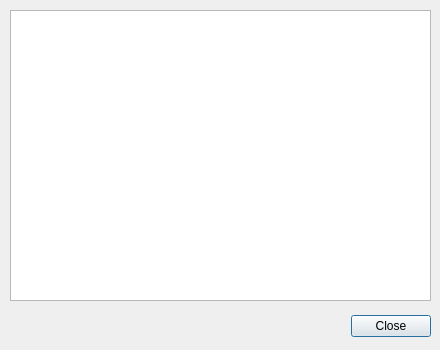
<?xml version="1.0" encoding="UTF-8"?>
<ui version="4.0">
 <class>AddressDialog</class>
 <widget class="QDialog" name="AddressDialog">
  <property name="geometry">
   <rect>
    <x>0</x>
    <y>0</y>
    <width>440</width>
    <height>350</height>
   </rect>
  </property>
  <property name="windowTitle">
   <string>Adressen</string>
  </property>
  <widget class="QDialogButtonBox" name="buttonBox">
   <property name="geometry">
    <rect>
     <x>340</x>
     <y>310</y>
     <width>91</width>
     <height>32</height>
    </rect>
   </property>
   <property name="orientation">
    <enum>Qt::Horizontal</enum>
   </property>
   <property name="standardButtons">
    <set>QDialogButtonBox::Close</set>
   </property>
  </widget>
  <widget class="QListWidget" name="listWidget">
   <property name="geometry">
    <rect>
     <x>10</x>
     <y>10</y>
     <width>421</width>
     <height>291</height>
    </rect>
   </property>
  </widget>
 </widget>
 <resources/>
 <connections>
  <connection>
   <sender>buttonBox</sender>
   <signal>accepted()</signal>
   <receiver>AddressDialog</receiver>
   <slot>accept()</slot>
   <hints>
    <hint type="sourcelabel">
     <x>248</x>
     <y>254</y>
    </hint>
    <hint type="destinationlabel">
     <x>157</x>
     <y>274</y>
    </hint>
   </hints>
  </connection>
  <connection>
   <sender>buttonBox</sender>
   <signal>rejected()</signal>
   <receiver>AddressDialog</receiver>
   <slot>reject()</slot>
   <hints>
    <hint type="sourcelabel">
     <x>316</x>
     <y>260</y>
    </hint>
    <hint type="destinationlabel">
     <x>286</x>
     <y>274</y>
    </hint>
   </hints>
  </connection>
 </connections>
</ui>
